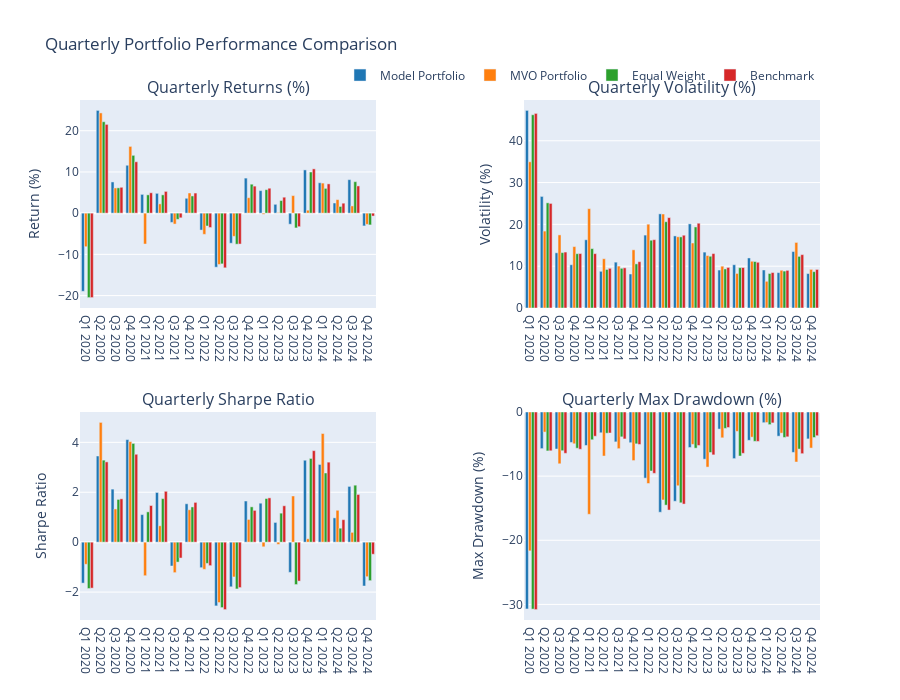

The code cell stored with this chart in its notebook:
### Code cell
# Plotting
fig = make_subplots(
    rows=2, cols=2,
    subplot_titles=('Quarterly Returns (%)', 'Quarterly Volatility (%)', 
                   'Quarterly Sharpe Ratio', 'Quarterly Max Drawdown (%)'),
    vertical_spacing=0.2,
    horizontal_spacing=0.2
)

colors = ['#1f77b4', '#ff7f0e', '#2ca02c', '#d62728']
quarters = list(quarterly_comparison['Total Return (%)'].index)

# Plot quarterly returns
for i, portfolio in enumerate(portfolios.keys()):
    fig.add_trace(
        go.Bar(
            x=quarters,
            y=quarterly_comparison['Total Return (%)'][portfolio],
            name=portfolio,
            marker_color=colors[i],
            showlegend=True
        ),
        row=1, col=1
    )

for i, portfolio in enumerate(portfolios.keys()):
    fig.add_trace(
        go.Bar(
            x=quarters,
            y=quarterly_comparison['Volatility (%)'][portfolio],
            name=portfolio,
            marker_color=colors[i],
            showlegend=False
        ),
        row=1, col=2
    )

for i, portfolio in enumerate(portfolios.keys()):
    fig.add_trace(
        go.Bar(
            x=quarters,
            y=quarterly_comparison['Sharpe Ratio'][portfolio],
            name=portfolio,
            marker_color=colors[i],
            showlegend=False
        ),
        row=2, col=1
    )

for i, portfolio in enumerate(portfolios.keys()):
    fig.add_trace(
        go.Bar(
            x=quarters,
            y=quarterly_comparison['Max Drawdown (%)'][portfolio],
            name=portfolio,
            marker_color=colors[i],
            showlegend=False
        ),
        row=2, col=2
    )

fig.update_layout(
    title='Quarterly Portfolio Performance Comparison',
    height=700,
    showlegend=True,
    legend=dict(
        orientation="h",
        yanchor="bottom",
        y=1.02,
        xanchor="right",
        x=1
    )
)

# Update axes labels
fig.update_yaxes(title_text="Return (%)", row=1, col=1)
fig.update_yaxes(title_text="Volatility (%)", row=1, col=2)
fig.update_yaxes(title_text="Sharpe Ratio", row=2, col=1)
fig.update_yaxes(title_text="Max Drawdown (%)", row=2, col=2)

fig.show()

# Summary Statistics by Quarter
print("\n" + "="*60)
print("QUARTERLY PERFORMANCE SUMMARY")
print("="*60)

for quarter in quarters:
    print(f"\n{quarter}:")
    print("-" * 20)
    
    # Best performing portfolio this quarter
    quarter_returns = quarterly_comparison['Total Return (%)'].loc[quarter]
    best_return = quarter_returns.idxmax()
    print(f"Best Return: {best_return} ({quarter_returns[best_return]:.2f}%)")
    
    # Best Sharpe ratio this quarter
    quarter_sharpe = quarterly_comparison['Sharpe Ratio'].loc[quarter].dropna()
    if not quarter_sharpe.empty:
        best_sharpe = quarter_sharpe.idxmax()
        print(f"Best Sharpe: {best_sharpe} ({quarter_sharpe[best_sharpe]:.3f})")
    
    # Lowest volatility this quarter
    quarter_vol = quarterly_comparison['Volatility (%)'].loc[quarter].dropna()
    if not quarter_vol.empty:
        lowest_vol = quarter_vol.idxmin()
        print(f"Lowest Vol: {lowest_vol} ({quarter_vol[lowest_vol]:.2f}%)")

# Ranking Analysis
print("\n" + "="*60)
print("PORTFOLIO RANKINGS BY QUARTER")
print("="*60)

ranking_df = pd.DataFrame(index=quarters, columns=portfolios.keys())

for quarter in quarters:
    # Rank by quarterly returns (1 = best)
    quarter_returns = quarterly_comparison['Total Return (%)'].loc[quarter]
    ranks = quarter_returns.rank(ascending=False, method='min')
    ranking_df.loc[quarter] = ranks

print("\nRanking by Quarterly Returns (1=Best, 4=Worst):")
print(ranking_df.astype(int))

# Average ranking
avg_ranking = ranking_df.mean().sort_values()
print(f"\nAverage Ranking Across All Quarters:")
print("-" * 40)
for portfolio, avg_rank in avg_ranking.items():
    print(f"{portfolio}: {avg_rank:.2f}")

# Win rate analysis
print(f"\nQuarterly Win Rate (% of quarters ranked #1):")
print("-" * 45)
for portfolio in portfolios.keys():
    win_rate = (ranking_df[portfolio] == 1).sum() / len(quarters) * 100
    print(f"{portfolio}: {win_rate:.1f}%")

# Save the plot to a file
fig.write_html(f'{output_dir}/{train_type}/QoQ_performance_{model_type}_run_{run_no}.html')
fig.write_image(f'{output_dir}/{train_type}/QoQ_performance_{model_type}_run_{run_no}.png')

### Figure 1 — Plotly figure (JSON) as saved in the notebook; plotly's stock layout.template omitted (floating-point values rounded to 4 significant figures)
{"data": [{"marker": {"color": "#1f77b4"}, "name": "Model Portfolio", "showlegend": true, "type": "bar", "x": ["Q1 2020", "Q2 2020", "Q3 2020", "Q4 2020", "Q1 2021", "Q2 2021", "Q3 2021", "Q4 2021", "Q1 2022", "Q2 2022", "Q3 2022", "Q4 2022", "Q1 2023", "Q2 2023", "Q3 2023", "Q4 2023", "Q1 2024", "Q2 2024", "Q3 2024", "Q4 2024"], "xaxis": "x", "y": [-18.96, 24.93, 7.57, 11.62, 4.556, 4.807, -2.242, 3.608, -4.105, -13.11, -7.298, 8.505, 5.466, 2.146, -2.681, 10.49, 7.373, 2.462, 8.126, -3.101], "yaxis": "y"}, {"marker": {"color": "#ff7f0e"}, "name": "MVO Portfolio", "showlegend": true, "type": "bar", "x": ["Q1 2020", "Q2 2020", "Q3 2020", "Q4 2020", "Q1 2021", "Q2 2021", "Q3 2021", "Q4 2021", "Q1 2022", "Q2 2022", "Q3 2022", "Q4 2022", "Q1 2023", "Q2 2023", "Q3 2023", "Q4 2023", "Q1 2024", "Q2 2024", "Q3 2024", "Q4 2024"], "xaxis": "x", "y": [-8.144, 24.32, 6.118, 16.19, -7.494, 2.252, -2.648, 4.897, -5.138, -12.45, -5.627, 3.755, -0.2666, 0.1512, 4.26, 0.718, 7.297, 3.284, 1.754, -2.717], "yaxis": "y"}, {"marker": {"color": "#2ca02c"}, "name": "Equal Weight", "showlegend": true, "type": "bar", "x": ["Q1 2020", "Q2 2020", "Q3 2020", "Q4 2020", "Q1 2021", "Q2 2021", "Q3 2021", "Q4 2021", "Q1 2022", "Q2 2022", "Q3 2022", "Q4 2022", "Q1 2023", "Q2 2023", "Q3 2023", "Q4 2023", "Q1 2024", "Q2 2024", "Q3 2024", "Q4 2024"], "xaxis": "x", "y": [-20.49, 22.18, 6.139, 14.03, 4.442, 4.442, -1.496, 4.17, -3.116, -12.31, -7.531, 7.025, 5.697, 3.055, -3.588, 9.98, 6.014, 1.628, 7.635, -2.855], "yaxis": "y"}, {"marker": {"color": "#d62728"}, "name": "Benchmark", "showlegend": true, "type": "bar", "x": ["Q1 2020", "Q2 2020", "Q3 2020", "Q4 2020", "Q1 2021", "Q2 2021", "Q3 2021", "Q4 2021", "Q1 2022", "Q2 2022", "Q3 2022", "Q4 2022", "Q1 2023", "Q2 2023", "Q3 2023", "Q4 2023", "Q1 2024", "Q2 2024", "Q3 2024", "Q4 2024"], "xaxis": "x", "y": [-20.49, 21.53, 6.274, 12.47, 4.944, 5.277, -1.135, 4.877, -3.492, -13.26, -7.5, 6.559, 6.048, 3.87, -3.283, 10.75, 7.104, 2.418, 6.606, -0.7058], "yaxis": "y"}, {"marker": {"color": "#1f77b4"}, "name": "Model Portfolio", "showlegend": false, "type": "bar", "x": ["Q1 2020", "Q2 2020", "Q3 2020", "Q4 2020", "Q1 2021", "Q2 2021", "Q3 2021", "Q4 2021", "Q1 2022", "Q2 2022", "Q3 2022", "Q4 2022", "Q1 2023", "Q2 2023", "Q3 2023", "Q4 2023", "Q1 2024", "Q2 2024", "Q3 2024", "Q4 2024"], "xaxis": "x2", "y": [47.26, 26.68, 13.2, 10.35, 16.32, 8.775, 10.97, 8.128, 17.44, 22.51, 17.24, 20.12, 13.37, 9.079, 10.35, 11.97, 9.09, 8.461, 13.5, 8.233], "yaxis": "y2"}, {"marker": {"color": "#ff7f0e"}, "name": "MVO Portfolio", "showlegend": false, "type": "bar", "x": ["Q1 2020", "Q2 2020", "Q3 2020", "Q4 2020", "Q1 2021", "Q2 2021", "Q3 2021", "Q4 2021", "Q1 2022", "Q2 2022", "Q3 2022", "Q4 2022", "Q1 2023", "Q2 2023", "Q3 2023", "Q4 2023", "Q1 2024", "Q2 2024", "Q3 2024", "Q4 2024"], "xaxis": "x2", "y": [34.96, 18.4, 17.48, 14.69, 23.75, 11.78, 10.03, 13.91, 20.04, 22.48, 17.03, 15.54, 12.54, 10.0, 8.263, 11.18, 6.385, 9.024, 15.68, 9.233], "yaxis": "y2"}, {"marker": {"color": "#2ca02c"}, "name": "Equal Weight", "showlegend": false, "type": "bar", "x": ["Q1 2020", "Q2 2020", "Q3 2020", "Q4 2020", "Q1 2021", "Q2 2021", "Q3 2021", "Q4 2021", "Q1 2022", "Q2 2022", "Q3 2022", "Q4 2022", "Q1 2023", "Q2 2023", "Q3 2023", "Q4 2023", "Q1 2024", "Q2 2024", "Q3 2024", "Q4 2024"], "xaxis": "x2", "y": [46.21, 25.15, 13.25, 12.99, 14.2, 9.217, 9.5, 10.55, 16.21, 20.63, 17.01, 19.38, 12.38, 9.341, 9.651, 11.12, 8.251, 8.83, 12.35, 8.691], "yaxis": "y2"}, {"marker": {"color": "#d62728"}, "name": "Benchmark", "showlegend": false, "type": "bar", "x": ["Q1 2020", "Q2 2020", "Q3 2020", "Q4 2020", "Q1 2021", "Q2 2021", "Q3 2021", "Q4 2021", "Q1 2022", "Q2 2022", "Q3 2022", "Q4 2022", "Q1 2023", "Q2 2023", "Q3 2023", "Q4 2023", "Q1 2024", "Q2 2024", "Q3 2024", "Q4 2024"], "xaxis": "x2", "y": [46.54, 25.01, 13.38, 13.02, 13.0, 9.495, 9.61, 11.08, 16.34, 21.62, 17.41, 20.27, 13.01, 9.705, 9.684, 10.94, 8.482, 9.001, 12.76, 9.221], "yaxis": "y2"}, {"marker": {"color": "#1f77b4"}, "name": "Model Portfolio", "showlegend": false, "type": "bar", "x": ["Q1 2020", "Q2 2020", "Q3 2020", "Q4 2020", "Q1 2021", "Q2 2021", "Q3 2021", "Q4 2021", "Q1 2022", "Q2 2022", "Q3 2022", "Q4 2022", "Q1 2023", "Q2 2023", "Q3 2023", "Q4 2023", "Q1 2024", "Q2 2024", "Q3 2024", "Q4 2024"], "xaxis": "x3", "y": [-1.64, 3.453, 2.126, 4.111, 1.105, 1.991, -0.9552, 1.539, -1.022, -2.554, -1.788, 1.649, 1.562, 0.7906, -1.209, 3.283, 3.114, 0.9737, 2.234, -1.757], "yaxis": "y3"}, {"marker": {"color": "#ff7f0e"}, "name": "MVO Portfolio", "showlegend": false, "type": "bar", "x": ["Q1 2020", "Q2 2020", "Q3 2020", "Q4 2020", "Q1 2021", "Q2 2021", "Q3 2021", "Q4 2021", "Q1 2022", "Q2 2022", "Q3 2022", "Q4 2022", "Q1 2023", "Q2 2023", "Q3 2023", "Q4 2023", "Q1 2024", "Q2 2024", "Q3 2024", "Q4 2024"], "xaxis": "x3", "y": [-0.8864, 4.799, 1.331, 4.028, -1.344, 0.657, -1.22, 1.3, -1.088, -2.419, -1.393, 0.9114, -0.1858, -0.08841, 1.851, 0.1362, 4.354, 1.278, 0.3932, -1.384], "yaxis": "y3"}, {"marker": {"color": "#2ca02c"}, "name": "Equal Weight", "showlegend": false, "type": "bar", "x": ["Q1 2020", "Q2 2020", "Q3 2020", "Q4 2020", "Q1 2021", "Q2 2021", "Q3 2021", "Q4 2021", "Q1 2022", "Q2 2022", "Q3 2022", "Q4 2022", "Q1 2023", "Q2 2023", "Q3 2023", "Q4 2023", "Q1 2024", "Q2 2024", "Q3 2024", "Q4 2024"], "xaxis": "x3", "y": [-1.857, 3.287, 1.713, 3.957, 1.215, 1.746, -0.7982, 1.412, -0.8504, -2.622, -1.874, 1.416, 1.749, 1.163, -1.698, 3.356, 2.772, 0.5604, 2.284, -1.542], "yaxis": "y3"}, {"marker": {"color": "#d62728"}, "name": "Benchmark", "showlegend": false, "type": "bar", "x": ["Q1 2020", "Q2 2020", "Q3 2020", "Q4 2020", "Q1 2021", "Q2 2021", "Q3 2021", "Q4 2021", "Q1 2022", "Q2 2022", "Q3 2022", "Q4 2022", "Q1 2023", "Q2 2023", "Q3 2023", "Q4 2023", "Q1 2024", "Q2 2024", "Q3 2024", "Q4 2024"], "xaxis": "x3", "y": [-1.841, 3.218, 1.737, 3.522, 1.469, 2.038, -0.6357, 1.594, -0.9404, -2.702, -1.82, 1.274, 1.775, 1.458, -1.56, 3.667, 3.207, 0.9013, 1.912, -0.4835], "yaxis": "y3"}, {"marker": {"color": "#1f77b4"}, "name": "Model Portfolio", "showlegend": false, "type": "bar", "x": ["Q1 2020", "Q2 2020", "Q3 2020", "Q4 2020", "Q1 2021", "Q2 2021", "Q3 2021", "Q4 2021", "Q1 2022", "Q2 2022", "Q3 2022", "Q4 2022", "Q1 2023", "Q2 2023", "Q3 2023", "Q4 2023", "Q1 2024", "Q2 2024", "Q3 2024", "Q4 2024"], "xaxis": "x4", "y": [-30.71, -5.706, -5.774, -4.747, -5.218, -3.239, -4.659, -4.785, -10.31, -15.63, -13.92, -5.534, -7.359, -2.662, -7.267, -4.416, -1.666, -3.771, -6.295, -4.194], "yaxis": "y4"}, {"marker": {"color": "#ff7f0e"}, "name": "MVO Portfolio", "showlegend": false, "type": "bar", "x": ["Q1 2020", "Q2 2020", "Q3 2020", "Q4 2020", "Q1 2021", "Q2 2021", "Q3 2021", "Q4 2021", "Q1 2022", "Q2 2022", "Q3 2022", "Q4 2022", "Q1 2023", "Q2 2023", "Q3 2023", "Q4 2023", "Q1 2024", "Q2 2024", "Q3 2024", "Q4 2024"], "xaxis": "x4", "y": [-21.65, -3.133, -8.073, -4.956, -15.95, -6.867, -5.714, -7.571, -11.15, -13.72, -11.5, -5.053, -8.589, -4.024, -3.023, -3.922, -1.64, -3.295, -7.801, -5.622], "yaxis": "y4"}, {"marker": {"color": "#2ca02c"}, "name": "Equal Weight", "showlegend": false, "type": "bar", "x": ["Q1 2020", "Q2 2020", "Q3 2020", "Q4 2020", "Q1 2021", "Q2 2021", "Q3 2021", "Q4 2021", "Q1 2022", "Q2 2022", "Q3 2022", "Q4 2022", "Q1 2023", "Q2 2023", "Q3 2023", "Q4 2023", "Q1 2024", "Q2 2024", "Q3 2024", "Q4 2024"], "xaxis": "x4", "y": [-30.74, -6.068, -6.038, -5.65, -4.328, -3.305, -3.877, -4.966, -9.203, -14.52, -14.16, -5.637, -6.314, -2.556, -6.864, -4.572, -1.967, -3.966, -5.779, -3.98], "yaxis": "y4"}, {"marker": {"color": "#d62728"}, "name": "Benchmark", "showlegend": false, "type": "bar", "x": ["Q1 2020", "Q2 2020", "Q3 2020", "Q4 2020", "Q1 2021", "Q2 2021", "Q3 2021", "Q4 2021", "Q1 2022", "Q2 2022", "Q3 2022", "Q4 2022", "Q1 2023", "Q2 2023", "Q3 2023", "Q4 2023", "Q1 2024", "Q2 2024", "Q3 2024", "Q4 2024"], "xaxis": "x4", "y": [-30.81, -6.047, -6.443, -5.812, -3.778, -3.276, -4.2, -5.066, -9.563, -15.29, -14.36, -5.216, -6.685, -2.417, -6.441, -4.586, -1.701, -3.87, -6.497, -3.699], "yaxis": "y4"}], "layout": {"annotations": [{"font": {"size": 16}, "showarrow": false, "text": "Quarterly Returns (%)", "x": 0.2, "xanchor": "center", "xref": "paper", "y": 1, "yanchor": "bottom", "yref": "paper"}, {"font": {"size": 16}, "showarrow": false, "text": "Quarterly Volatility (%)", "x": 0.8, "xanchor": "center", "xref": "paper", "y": 1, "yanchor": "bottom", "yref": "paper"}, {"font": {"size": 16}, "showarrow": false, "text": "Quarterly Sharpe Ratio", "x": 0.2, "xanchor": "center", "xref": "paper", "y": 0.4, "yanchor": "bottom", "yref": "paper"}, {"font": {"size": 16}, "showarrow": false, "text": "Quarterly Max Drawdown (%)", "x": 0.8, "xanchor": "center", "xref": "paper", "y": 0.4, "yanchor": "bottom", "yref": "paper"}], "height": 700, "legend": {"orientation": "h", "x": 1, "xanchor": "right", "y": 1.02, "yanchor": "bottom"}, "showlegend": true, "title": {"text": "Quarterly Portfolio Performance Comparison"}, "xaxis": {"anchor": "y", "domain": [0, 0.4]}, "xaxis2": {"anchor": "y2", "domain": [0.6, 1]}, "xaxis3": {"anchor": "y3", "domain": [0, 0.4]}, "xaxis4": {"anchor": "y4", "domain": [0.6, 1]}, "yaxis": {"anchor": "x", "domain": [0.6, 1], "title": {"text": "Return (%)"}}, "yaxis2": {"anchor": "x2", "domain": [0.6, 1], "title": {"text": "Volatility (%)"}}, "yaxis3": {"anchor": "x3", "domain": [0, 0.4], "title": {"text": "Sharpe Ratio"}}, "yaxis4": {"anchor": "x4", "domain": [0, 0.4], "title": {"text": "Max Drawdown (%)"}}}}
